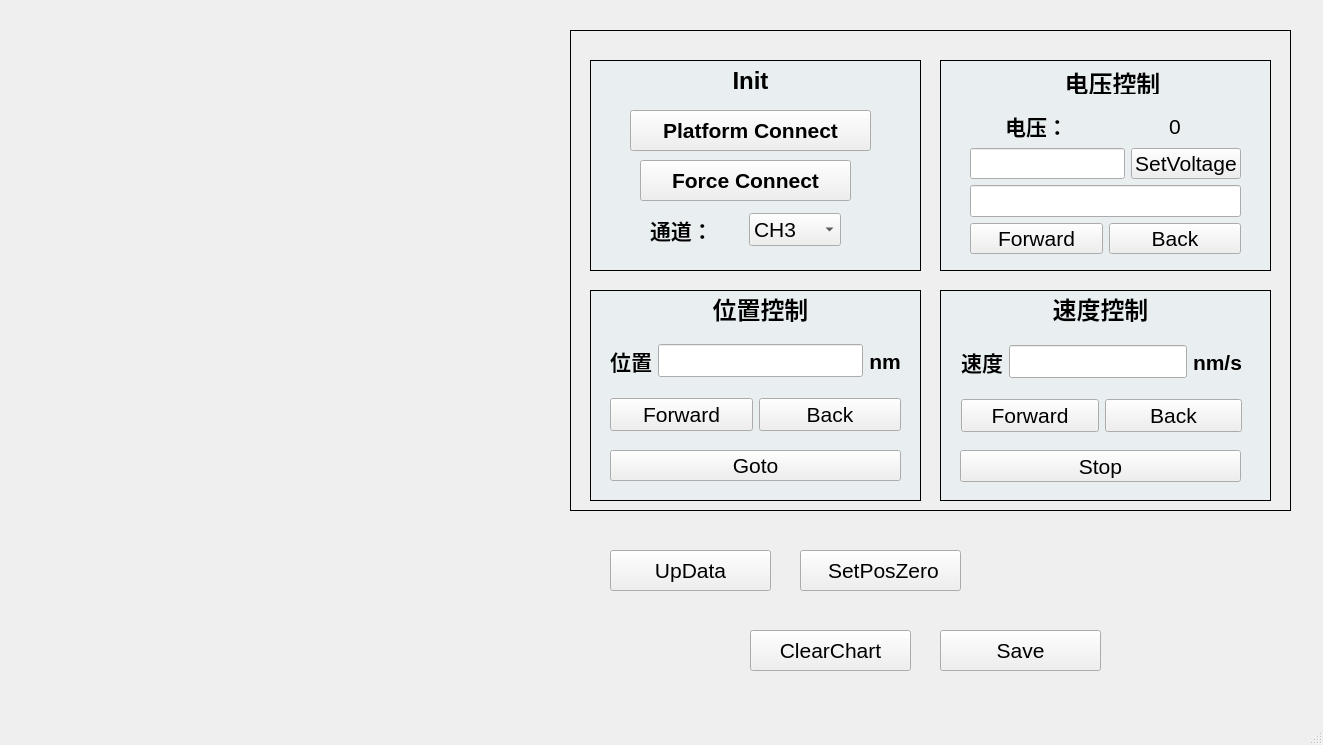
<?xml version="1.0" encoding="UTF-8"?>
<ui version="4.0">
 <class>MainWindow</class>
 <widget class="QMainWindow" name="MainWindow">
  <property name="geometry">
   <rect>
    <x>0</x>
    <y>0</y>
    <width>1323</width>
    <height>745</height>
   </rect>
  </property>
  <property name="windowTitle">
   <string>MainWindow</string>
  </property>
  <widget class="QWidget" name="centralwidget">
   <widget class="QPushButton" name="But_UpData">
    <property name="geometry">
     <rect>
      <x>610</x>
      <y>550</y>
      <width>161</width>
      <height>41</height>
     </rect>
    </property>
    <property name="font">
     <font>
      <family>Arial</family>
      <pointsize>16</pointsize>
     </font>
    </property>
    <property name="text">
     <string>UpData</string>
    </property>
    <property name="checkable">
     <bool>true</bool>
    </property>
   </widget>
   <widget class="QtCharts::QChartView" name="charts" native="true">
    <property name="geometry">
     <rect>
      <x>20</x>
      <y>30</y>
      <width>541</width>
      <height>321</height>
     </rect>
    </property>
    <property name="font">
     <font>
      <family>Arial</family>
     </font>
    </property>
   </widget>
   <widget class="QPushButton" name="But_ClearChart">
    <property name="geometry">
     <rect>
      <x>750</x>
      <y>630</y>
      <width>161</width>
      <height>41</height>
     </rect>
    </property>
    <property name="font">
     <font>
      <family>Arial</family>
      <pointsize>16</pointsize>
     </font>
    </property>
    <property name="text">
     <string>ClearChart</string>
    </property>
   </widget>
   <widget class="QPushButton" name="But_Zero">
    <property name="geometry">
     <rect>
      <x>800</x>
      <y>550</y>
      <width>161</width>
      <height>41</height>
     </rect>
    </property>
    <property name="font">
     <font>
      <family>Arial</family>
      <pointsize>16</pointsize>
     </font>
    </property>
    <property name="text">
     <string> SetPosZero</string>
    </property>
   </widget>
   <widget class="QtCharts::QChartView" name="chartsForce" native="true">
    <property name="geometry">
     <rect>
      <x>20</x>
      <y>380</y>
      <width>541</width>
      <height>321</height>
     </rect>
    </property>
    <property name="font">
     <font>
      <family>Arial</family>
     </font>
    </property>
   </widget>
   <widget class="QWidget" name="widget_5" native="true">
    <property name="geometry">
     <rect>
      <x>550</x>
      <y>10</y>
      <width>751</width>
      <height>521</height>
     </rect>
    </property>
    <widget class="QWidget" name="widget_3" native="true">
     <property name="geometry">
      <rect>
       <x>30</x>
       <y>270</y>
       <width>361</width>
       <height>241</height>
      </rect>
     </property>
     <widget class="QLabel" name="label_16">
      <property name="geometry">
       <rect>
        <x>10</x>
        <y>10</y>
        <width>331</width>
        <height>211</height>
       </rect>
      </property>
      <property name="styleSheet">
       <string notr="true">background-color: rgba(137, 245, 255, 15);
border-width: 1px;border-style: solid;border-color: rgb(0, 0, 0);</string>
      </property>
      <property name="text">
       <string/>
      </property>
     </widget>
     <widget class="QWidget" name="layoutWidget">
      <property name="geometry">
       <rect>
        <x>30</x>
        <y>50</y>
        <width>291</width>
        <height>101</height>
       </rect>
      </property>
      <property name="font">
       <font>
        <family>Arial</family>
       </font>
      </property>
      <layout class="QVBoxLayout" name="verticalLayout">
       <item>
        <layout class="QHBoxLayout" name="horizontalLayout">
         <item>
          <widget class="QLabel" name="label_2">
           <property name="font">
            <font>
             <family>Arial</family>
             <pointsize>16</pointsize>
             <weight>75</weight>
             <bold>true</bold>
            </font>
           </property>
           <property name="text">
            <string>位置</string>
           </property>
           <property name="alignment">
            <set>Qt::AlignCenter</set>
           </property>
          </widget>
         </item>
         <item>
          <widget class="QLineEdit" name="lineEdit_Distance">
           <property name="font">
            <font>
             <family>Arial</family>
             <pointsize>16</pointsize>
            </font>
           </property>
           <property name="inputMask">
            <string/>
           </property>
           <property name="alignment">
            <set>Qt::AlignCenter</set>
           </property>
          </widget>
         </item>
         <item>
          <widget class="QLabel" name="label_17">
           <property name="font">
            <font>
             <family>Arial</family>
             <pointsize>16</pointsize>
             <weight>75</weight>
             <bold>true</bold>
            </font>
           </property>
           <property name="text">
            <string>nm</string>
           </property>
           <property name="alignment">
            <set>Qt::AlignCenter</set>
           </property>
          </widget>
         </item>
        </layout>
       </item>
       <item>
        <layout class="QHBoxLayout" name="horizontalLayout_6">
         <item>
          <widget class="QPushButton" name="But_Forward">
           <property name="font">
            <font>
             <family>Arial</family>
             <pointsize>16</pointsize>
            </font>
           </property>
           <property name="text">
            <string>Forward</string>
           </property>
          </widget>
         </item>
         <item>
          <widget class="QPushButton" name="But_Back">
           <property name="font">
            <font>
             <family>Arial</family>
             <pointsize>16</pointsize>
            </font>
           </property>
           <property name="text">
            <string>Back</string>
           </property>
          </widget>
         </item>
        </layout>
       </item>
      </layout>
     </widget>
     <widget class="QPushButton" name="But_Goto">
      <property name="geometry">
       <rect>
        <x>30</x>
        <y>170</y>
        <width>291</width>
        <height>31</height>
       </rect>
      </property>
      <property name="font">
       <font>
        <family>Arial</family>
        <pointsize>16</pointsize>
       </font>
      </property>
      <property name="text">
       <string>Goto</string>
      </property>
     </widget>
     <widget class="QLabel" name="label_18">
      <property name="geometry">
       <rect>
        <x>120</x>
        <y>0</y>
        <width>121</width>
        <height>56</height>
       </rect>
      </property>
      <property name="font">
       <font>
        <family>Arial</family>
        <pointsize>18</pointsize>
        <weight>75</weight>
        <bold>true</bold>
       </font>
      </property>
      <property name="text">
       <string>位置控制</string>
      </property>
      <property name="alignment">
       <set>Qt::AlignCenter</set>
      </property>
     </widget>
    </widget>
    <widget class="QWidget" name="widget_2" native="true">
     <property name="geometry">
      <rect>
       <x>380</x>
       <y>270</y>
       <width>361</width>
       <height>241</height>
      </rect>
     </property>
     <widget class="QLabel" name="label_13">
      <property name="geometry">
       <rect>
        <x>10</x>
        <y>10</y>
        <width>331</width>
        <height>211</height>
       </rect>
      </property>
      <property name="styleSheet">
       <string notr="true">background-color: rgba(137, 245, 255, 15);
border-width: 1px;border-style: solid;border-color: rgb(0, 0, 0);</string>
      </property>
      <property name="text">
       <string/>
      </property>
     </widget>
     <widget class="QLabel" name="label_15">
      <property name="geometry">
       <rect>
        <x>110</x>
        <y>0</y>
        <width>121</width>
        <height>56</height>
       </rect>
      </property>
      <property name="font">
       <font>
        <family>Arial</family>
        <pointsize>18</pointsize>
        <weight>75</weight>
        <bold>true</bold>
       </font>
      </property>
      <property name="text">
       <string>速度控制</string>
      </property>
      <property name="alignment">
       <set>Qt::AlignCenter</set>
      </property>
     </widget>
     <widget class="QPushButton" name="But_Stop">
      <property name="geometry">
       <rect>
        <x>30</x>
        <y>170</y>
        <width>281</width>
        <height>32</height>
       </rect>
      </property>
      <property name="font">
       <font>
        <family>Arial</family>
        <pointsize>16</pointsize>
       </font>
      </property>
      <property name="text">
       <string>Stop</string>
      </property>
     </widget>
     <widget class="QWidget" name="layoutWidget">
      <property name="geometry">
       <rect>
        <x>31</x>
        <y>51</y>
        <width>281</width>
        <height>101</height>
       </rect>
      </property>
      <layout class="QVBoxLayout" name="verticalLayout_2">
       <item>
        <layout class="QHBoxLayout" name="horizontalLayout_3">
         <item>
          <widget class="QLabel" name="label_3">
           <property name="font">
            <font>
             <family>Arial</family>
             <pointsize>16</pointsize>
             <weight>75</weight>
             <bold>true</bold>
            </font>
           </property>
           <property name="text">
            <string>速度</string>
           </property>
           <property name="alignment">
            <set>Qt::AlignCenter</set>
           </property>
          </widget>
         </item>
         <item>
          <widget class="QLineEdit" name="lineEdit_Velocity">
           <property name="font">
            <font>
             <family>Arial</family>
             <pointsize>16</pointsize>
            </font>
           </property>
           <property name="inputMask">
            <string/>
           </property>
           <property name="alignment">
            <set>Qt::AlignCenter</set>
           </property>
          </widget>
         </item>
         <item>
          <widget class="QLabel" name="label_14">
           <property name="font">
            <font>
             <family>Arial</family>
             <pointsize>16</pointsize>
             <weight>75</weight>
             <bold>true</bold>
            </font>
           </property>
           <property name="text">
            <string>nm/s</string>
           </property>
           <property name="alignment">
            <set>Qt::AlignCenter</set>
           </property>
          </widget>
         </item>
        </layout>
       </item>
       <item>
        <layout class="QHBoxLayout" name="horizontalLayout_7">
         <item>
          <widget class="QPushButton" name="But_Forward_V">
           <property name="font">
            <font>
             <family>Arial</family>
             <pointsize>16</pointsize>
            </font>
           </property>
           <property name="text">
            <string>Forward</string>
           </property>
           <property name="checkable">
            <bool>true</bool>
           </property>
          </widget>
         </item>
         <item>
          <widget class="QPushButton" name="But_Back_V">
           <property name="font">
            <font>
             <family>Arial</family>
             <pointsize>16</pointsize>
            </font>
           </property>
           <property name="text">
            <string>Back</string>
           </property>
          </widget>
         </item>
        </layout>
       </item>
      </layout>
     </widget>
    </widget>
    <widget class="QWidget" name="widget_4" native="true">
     <property name="geometry">
      <rect>
       <x>380</x>
       <y>40</y>
       <width>361</width>
       <height>241</height>
      </rect>
     </property>
     <widget class="QLabel" name="label_19">
      <property name="geometry">
       <rect>
        <x>10</x>
        <y>10</y>
        <width>331</width>
        <height>211</height>
       </rect>
      </property>
      <property name="styleSheet">
       <string notr="true">background-color: rgba(137, 245, 255, 15);
border-width: 1px;border-style: solid;border-color: rgb(0, 0, 0);</string>
      </property>
      <property name="text">
       <string/>
      </property>
     </widget>
     <widget class="QLabel" name="label_21">
      <property name="geometry">
       <rect>
        <x>70</x>
        <y>20</y>
        <width>225</width>
        <height>24</height>
       </rect>
      </property>
      <property name="font">
       <font>
        <family>Arial</family>
        <pointsize>18</pointsize>
        <weight>75</weight>
        <bold>true</bold>
       </font>
      </property>
      <property name="text">
       <string>电压控制</string>
      </property>
      <property name="alignment">
       <set>Qt::AlignCenter</set>
      </property>
     </widget>
     <widget class="QWidget" name="layoutWidget">
      <property name="geometry">
       <rect>
        <x>40</x>
        <y>60</y>
        <width>271</width>
        <height>144</height>
       </rect>
      </property>
      <layout class="QVBoxLayout" name="verticalLayout_3">
       <item>
        <layout class="QHBoxLayout" name="horizontalLayout_8">
         <item>
          <widget class="QLabel" name="label_24">
           <property name="font">
            <font>
             <family>Arial</family>
             <pointsize>16</pointsize>
             <weight>75</weight>
             <bold>true</bold>
            </font>
           </property>
           <property name="text">
            <string>电压：</string>
           </property>
           <property name="alignment">
            <set>Qt::AlignCenter</set>
           </property>
          </widget>
         </item>
         <item>
          <widget class="QLabel" name="Voltage">
           <property name="font">
            <font>
             <family>Arial</family>
             <pointsize>16</pointsize>
            </font>
           </property>
           <property name="text">
            <string>0</string>
           </property>
           <property name="alignment">
            <set>Qt::AlignCenter</set>
           </property>
          </widget>
         </item>
        </layout>
       </item>
       <item>
        <layout class="QHBoxLayout" name="horizontalLayout_5">
         <item>
          <widget class="QLineEdit" name="lineEdit_ScanA">
           <property name="font">
            <font>
             <family>Arial</family>
             <pointsize>16</pointsize>
            </font>
           </property>
           <property name="inputMask">
            <string/>
           </property>
           <property name="alignment">
            <set>Qt::AlignCenter</set>
           </property>
          </widget>
         </item>
         <item>
          <widget class="QPushButton" name="But_SetVoltage">
           <property name="font">
            <font>
             <family>Arial</family>
             <pointsize>16</pointsize>
            </font>
           </property>
           <property name="text">
            <string>SetVoltage</string>
           </property>
          </widget>
         </item>
        </layout>
       </item>
       <item>
        <widget class="QLineEdit" name="lineEdit_ScanR">
         <property name="font">
          <font>
           <family>Arial</family>
           <pointsize>16</pointsize>
          </font>
         </property>
         <property name="inputMask">
          <string/>
         </property>
         <property name="alignment">
          <set>Qt::AlignCenter</set>
         </property>
        </widget>
       </item>
       <item>
        <layout class="QHBoxLayout" name="horizontalLayout_4">
         <item>
          <widget class="QPushButton" name="But_Forward_Scan">
           <property name="font">
            <font>
             <family>Arial</family>
             <pointsize>16</pointsize>
            </font>
           </property>
           <property name="text">
            <string>Forward</string>
           </property>
          </widget>
         </item>
         <item>
          <widget class="QPushButton" name="But_Back_Scan">
           <property name="font">
            <font>
             <family>Arial</family>
             <pointsize>16</pointsize>
            </font>
           </property>
           <property name="text">
            <string>Back</string>
           </property>
          </widget>
         </item>
        </layout>
       </item>
      </layout>
     </widget>
    </widget>
    <widget class="QLabel" name="label_25">
     <property name="geometry">
      <rect>
       <x>20</x>
       <y>20</y>
       <width>721</width>
       <height>481</height>
      </rect>
     </property>
     <property name="styleSheet">
      <string notr="true">
border-width: 1px;border-style: solid;border-color: rgb(0, 0, 0);</string>
     </property>
     <property name="text">
      <string/>
     </property>
    </widget>
    <widget class="QWidget" name="widget_6" native="true">
     <property name="geometry">
      <rect>
       <x>30</x>
       <y>40</y>
       <width>351</width>
       <height>241</height>
      </rect>
     </property>
     <widget class="QLabel" name="label_33">
      <property name="geometry">
       <rect>
        <x>10</x>
        <y>10</y>
        <width>331</width>
        <height>211</height>
       </rect>
      </property>
      <property name="styleSheet">
       <string notr="true">background-color: rgba(137, 245, 255, 15);
border-width: 1px;border-style: solid;border-color: rgb(0, 0, 0);</string>
      </property>
      <property name="text">
       <string/>
      </property>
     </widget>
     <widget class="QPushButton" name="Connect">
      <property name="geometry">
       <rect>
        <x>50</x>
        <y>60</y>
        <width>241</width>
        <height>41</height>
       </rect>
      </property>
      <property name="font">
       <font>
        <family>Arial</family>
        <pointsize>16</pointsize>
        <weight>75</weight>
        <bold>true</bold>
       </font>
      </property>
      <property name="text">
       <string>Platform Connect</string>
      </property>
      <property name="checkable">
       <bool>true</bool>
      </property>
     </widget>
     <widget class="QPushButton" name="But_ConnectToForce">
      <property name="geometry">
       <rect>
        <x>60</x>
        <y>110</y>
        <width>211</width>
        <height>41</height>
       </rect>
      </property>
      <property name="font">
       <font>
        <family>Arial</family>
        <pointsize>16</pointsize>
        <weight>75</weight>
        <bold>true</bold>
       </font>
      </property>
      <property name="text">
       <string>Force Connect</string>
      </property>
      <property name="checkable">
       <bool>true</bool>
      </property>
     </widget>
     <widget class="QWidget" name="layoutWidget">
      <property name="geometry">
       <rect>
        <x>70</x>
        <y>160</y>
        <width>191</width>
        <height>40</height>
       </rect>
      </property>
      <property name="font">
       <font>
        <family>Arial</family>
       </font>
      </property>
      <layout class="QHBoxLayout" name="horizontalLayout_2" stretch="0,0">
       <item>
        <widget class="QLabel" name="label">
         <property name="font">
          <font>
           <family>Arial</family>
           <pointsize>16</pointsize>
           <weight>75</weight>
           <bold>true</bold>
          </font>
         </property>
         <property name="text">
          <string>通道：</string>
         </property>
        </widget>
       </item>
       <item>
        <widget class="QComboBox" name="comboBox_CHx">
         <property name="font">
          <font>
           <family>Arial</family>
           <pointsize>16</pointsize>
          </font>
         </property>
         <property name="layoutDirection">
          <enum>Qt::LeftToRight</enum>
         </property>
         <property name="currentIndex">
          <number>2</number>
         </property>
         <item>
          <property name="text">
           <string>CH1</string>
          </property>
         </item>
         <item>
          <property name="text">
           <string>CH2</string>
          </property>
         </item>
         <item>
          <property name="text">
           <string>CH3</string>
          </property>
         </item>
        </widget>
       </item>
      </layout>
     </widget>
     <widget class="QLabel" name="label_34">
      <property name="geometry">
       <rect>
        <x>110</x>
        <y>10</y>
        <width>121</width>
        <height>41</height>
       </rect>
      </property>
      <property name="font">
       <font>
        <family>Arial</family>
        <pointsize>18</pointsize>
        <weight>75</weight>
        <bold>true</bold>
       </font>
      </property>
      <property name="text">
       <string>Init</string>
      </property>
      <property name="alignment">
       <set>Qt::AlignCenter</set>
      </property>
     </widget>
    </widget>
    <zorder>label_25</zorder>
    <zorder>widget_3</zorder>
    <zorder>widget_2</zorder>
    <zorder>widget_4</zorder>
    <zorder>widget_6</zorder>
   </widget>
   <widget class="QPushButton" name="But_Save">
    <property name="geometry">
     <rect>
      <x>940</x>
      <y>630</y>
      <width>161</width>
      <height>41</height>
     </rect>
    </property>
    <property name="font">
     <font>
      <family>Arial</family>
      <pointsize>16</pointsize>
     </font>
    </property>
    <property name="text">
     <string>Save</string>
    </property>
   </widget>
   <zorder>chartsForce</zorder>
   <zorder>charts</zorder>
   <zorder>But_UpData</zorder>
   <zorder>But_ClearChart</zorder>
   <zorder>But_Zero</zorder>
   <zorder>widget_5</zorder>
   <zorder>But_Save</zorder>
  </widget>
  <widget class="QMenuBar" name="menubar">
   <property name="geometry">
    <rect>
     <x>0</x>
     <y>0</y>
     <width>1323</width>
     <height>23</height>
    </rect>
   </property>
  </widget>
  <widget class="QStatusBar" name="statusbar"/>
 </widget>
 <customwidgets>
  <customwidget>
   <class>QtCharts::QChartView</class>
   <extends>QWidget</extends>
   <header>qchartview.h</header>
   <container>1</container>
  </customwidget>
 </customwidgets>
 <resources/>
 <connections/>
</ui>
